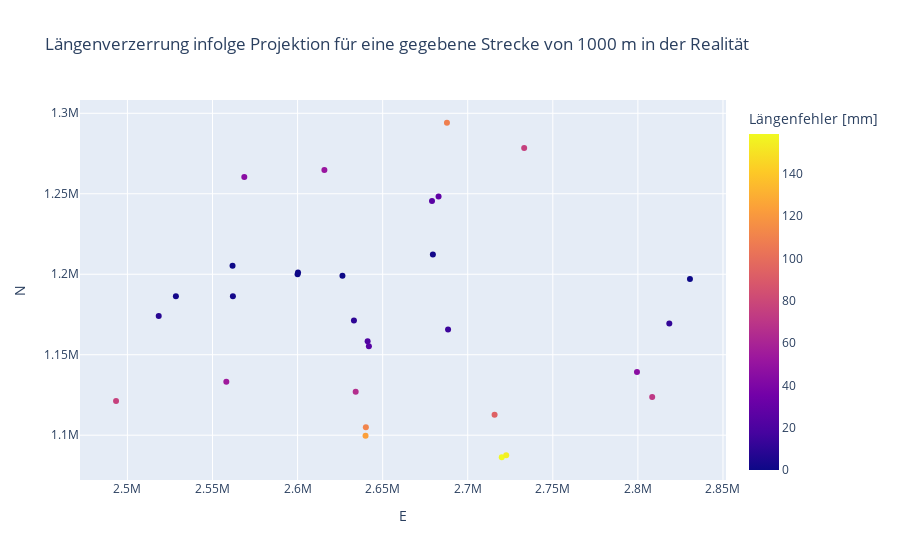

Here is the notebook cell this chart was saved with:
### Markdown cell above
### Längenverzerrung infolge Projektion für gegebene Messstrecke in der Realität

### Code cell
fig = px.scatter(
    points.values(),
    x="E",
    y="N",
    hover_data=["Name"],
    color="Längenfehler [mm]",
    title=f"Längenverzerrung infolge Projektion für eine gegebene Strecke von {messung} m in der Realität",
)

fig.show()

### Figure 1 — Plotly figure (JSON) as saved in the notebook; plotly's stock layout.template omitted (floating-point values rounded to 4 significant figures)
{"data": [{"customdata": [["Cadenazzo"], ["Bern"], ["Muttenz"], ["Chessel"], ["Melano"], ["Kraftwerk Untere Enge"], ["Bottinghofen am Bodensee"], ["Zürich HB"], ["Boncourt"], ["CERN"], ["Neuchatel"], ["Interlaken Ost"], ["Campognolo"], ["Bargen, SH"], ["Visp"], ["Langnau"], ["Vallorbe"], ["Martina"], ["Ste-Croix"], ["Andermatt"], ["Monte Generoso"], ["Saas Almagell"], ["Rigi"], ["Alp Grüm"], ["Ofenpass"], ["Payerne"], ["Eigergletscher"], ["Sphinx"], ["Stausee Mattmark"], ["Wasserstollen Uetliberg"]], "hovertemplate": "E=%{x}<br>N=%{y}<br>Name=%{customdata[0]}<br>Längenfehler [mm]=%{marker.color}<extra></extra>", "legendgroup": "", "marker": {"color": [93.61, 0, 51.61, 54.78, 158.9, 0.01525, 75.73, 28.62, 44.83, 76.25, 0.3409, 10.19, 71.43, 108.9, 65.37, 0.012, 8.226, 0.1045, 2.304, 14.45, 155.2, 111.2, 1.851, 45.41, 11.53, 2.286, 21.29, 24.57, 123.6, 25.44], "coloraxis": "coloraxis", "symbol": "circle"}, "mode": "markers", "name": "", "showlegend": false, "type": "scatter", "x": [2716000.0, 2600000, 2616000.0, 2558000.0, 2720000.0, 2600000.0, 2733000.0, 2683000.0, 2569000.0, 2493320, 2562000.0, 2633000.0, 2808405, 2688000.0, 2634000.0, 2626000.0, 2518000.0, 2831000.0, 2528490, 2688000.0, 2723000.0, 2640000.0, 2680000.0, 2799000.0, 2818000.0, 2562000.0, 2641000.0, 2641911, 2640000.0, 2679000], "xaxis": "x", "y": [1113000.0, 1200000, 1265000.0, 1133230, 1086300, 1201114, 1279000.0, 1248258, 1260400, 1121229, 1205000.0, 1171000.0, 1124000.0, 1294000.0, 1127000.0, 1199000.0, 1174000.0, 1197000.0, 1186000.0, 1166000.0, 1087610, 1105000.0, 1212000.0, 1139000.0, 1169000.0, 1186000.0, 1158000.0, 1155280, 1100000.0, 1245500], "yaxis": "y"}], "layout": {"coloraxis": {"colorbar": {"title": {"text": "Längenfehler [mm]"}}, "colorscale": [[0, "#0d0887"], [0.1111, "#46039f"], [0.2222, "#7201a8"], [0.3333, "#9c179e"], [0.4444, "#bd3786"], [0.5556, "#d8576b"], [0.6667, "#ed7953"], [0.7778, "#fb9f3a"], [0.8889, "#fdca26"], [1, "#f0f921"]]}, "legend": {"tracegroupgap": 0}, "title": {"text": "Längenverzerrung infolge Projektion für eine gegebene Strecke von 1000 m in der Realität"}, "xaxis": {"anchor": "y", "domain": [0, 1], "title": {"text": "E"}}, "yaxis": {"anchor": "x", "domain": [0, 1], "title": {"text": "N"}}}}
